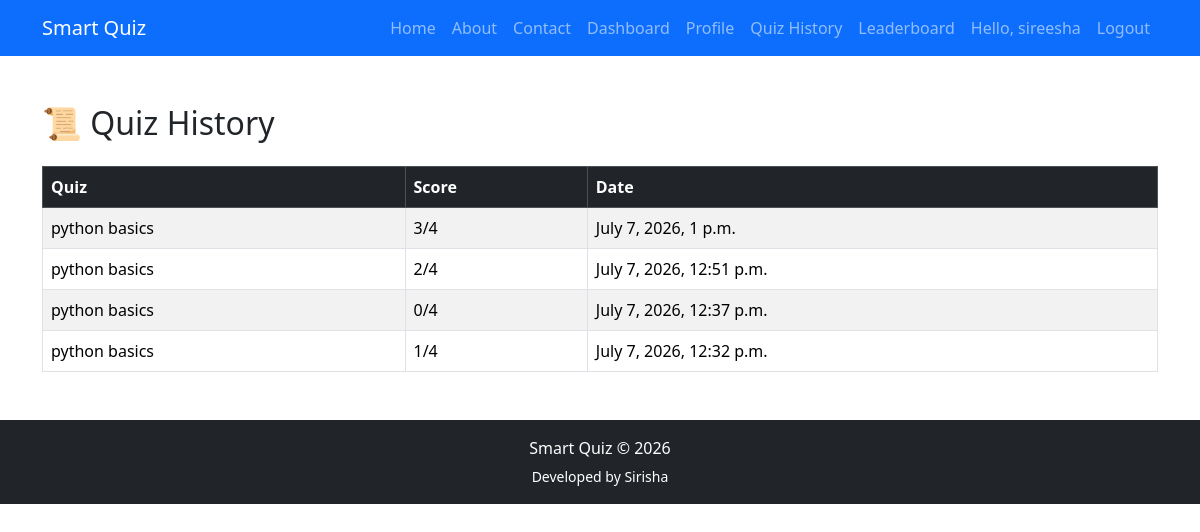
The page /accounts/quiz-history/ (signed in) on the database its author committed.
### results/models.py (models this page shows, shortened)
class Result(models.Model):
    user = models.ForeignKey(User, on_delete=models.CASCADE)
    quiz = models.ForeignKey(Quiz, on_delete=models.CASCADE)
    score = models.IntegerField()
    total_questions = models.IntegerField()
    created_at = models.DateTimeField(auto_now_add=True)

### quiz/models.py (models this page shows, shortened)
class Quiz(models.Model):
    category = models.ForeignKey(
        Category,
        on_delete=models.CASCADE
    )
    title = models.CharField(max_length=200)
    description = models.TextField()
    total_marks = models.IntegerField(default=0)
    created_at = models.DateTimeField(auto_now_add=True)
    DIFFICULTY_CHOICES = [
        ("Easy", "Easy"),
        ("Medium", "Medium"),
        ("Hard", "Hard"),
    ]
    difficulty = models.CharField(
        max_length=10,
        choices=DIFFICULTY_CHOICES,
        default="Easy"
    )

### accounts/views.py (the view)
# urls.py: path("quiz-history/",views.quiz_history,name="quiz_history"),
@login_required
def quiz_history(request):
    results = Result.objects.filter(
        user=request.user
    ).order_by("-created_at")
    return render(
        request,
        "accounts/quiz_history.html",
        {
            "results": results
        }
    )

### templates/accounts/quiz_history.html
{% extends 'base.html' %}
{% block content %}
<h2 class="mb-4">📜 Quiz History</h2>
<table class="table table-bordered table-striped">
    <thead class="table-dark">
        <tr>
            <th>Quiz</th>
            <th>Score</th>
            <th>Date</th>
        </tr>
    </thead>
    <tbody>
    {% for result in results %}
        <tr>
            <td>{{ result.quiz.title }}</td>
            <td>{{ result.score }}/{{ result.total_questions }}</td>
            <td>{{ result.created_at }}</td>
        </tr>
    {% empty %}
        <tr>
            <td colspan="3" class="text-center">
                No quiz attempts yet.
            </td>
        </tr>
    {% endfor %}
    </tbody>
</table>
{% endblock %}

### templates/base.html (shortened to what this page needs)
<!DOCTYPE html>
<html lang="en">
<head>
    <link href="https://cdn.jsdelivr.net/npm/bootstrap@5.3.7/dist/css/bootstrap.min.css" rel="stylesheet">
</head>
<body>
    <nav class="navbar navbar-expand-lg navbar-dark bg-primary">
        <div class="container">
            <a class="navbar-brand" href="/">Smart Quiz</a>
            <div class="collapse navbar-collapse" id="navbarNav">
                <ul class="navbar-nav ms-auto">
                    <li class="nav-item">
                        <a class="nav-link" href="/">Home</a>
                    </li>
                    <li class="nav-item">
    <a class="nav-link" href="{% url 'about' %}">
        About
    </a>
</li>
<li class="nav-item">
    <a class="nav-link" href="{% url 'contact' %}">
        Contact
    </a>
</li>
                    {% if user.is_authenticated %}
        <li class="nav-item">
            <a class="nav-link" href="{% url 'dashboard' %}">
                Dashboard
            </a>
        </li>
        <li class="nav-item">
            <a class="nav-link" href="{% url 'profile' %}">
                Profile
            </a>
        </li>
        <li class="nav-item">
            <a class="nav-link" href="{% url 'quiz_history' %}">
                Quiz History
           </a>
        </li>
        <li class="nav-item">
            <a class="nav-link" href="{% url 'leaderboard' %}">
                Leaderboard
            </a>
        </li>
        <li class="nav-item">
            <span class="nav-link">
                Hello, {{ user.username }}
            </span>
        </li>
        <li class="nav-item">
            <a class="nav-link" href="{% url 'logout' %}">
                Logout
            </a>
        </li>
                    {% endif %}
                </ul>
            </div>
        </div>
    </nav>
    <div class="container mt-5">
        {% block content %}
        {% endblock %}
    </div>
<footer class="bg-dark text-white text-center py-3 mt-5">
    <div class="container">
        <p class="mb-1">
            Smart Quiz © 2026
        </p>
        <small>
            Developed by Sirisha
        </small>
    </div>
</footer>
</body>
</html>

### rows shown on the page
Result: quiz "python basics", score "3", total_questions "4", created_at "July 7, 2026, 1 p.m."
Result: quiz "python basics", score "2", total_questions "4", created_at "July 7, 2026, 12:51 p.m."
Result: quiz "python basics", score "0", total_questions "4", created_at "July 7, 2026, 12:37 p.m."
Result: quiz "python basics", score "1", total_questions "4", created_at "July 7, 2026, 12:32 p.m."

### other values the page prints
{{ user.username }} "sireesha"
